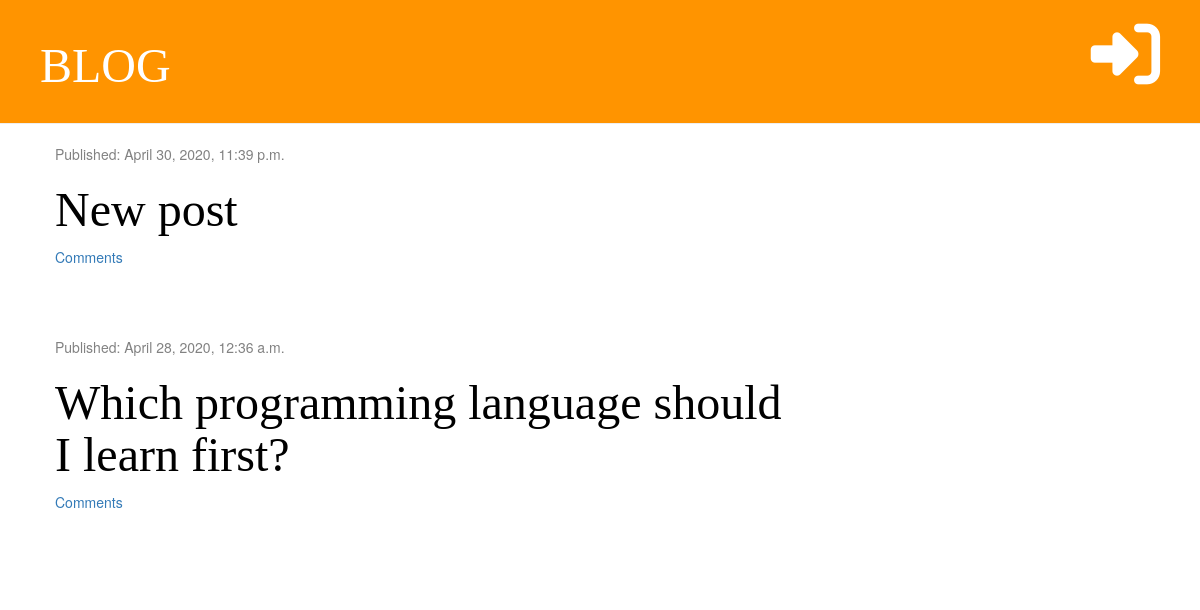
The app's page /, older data.
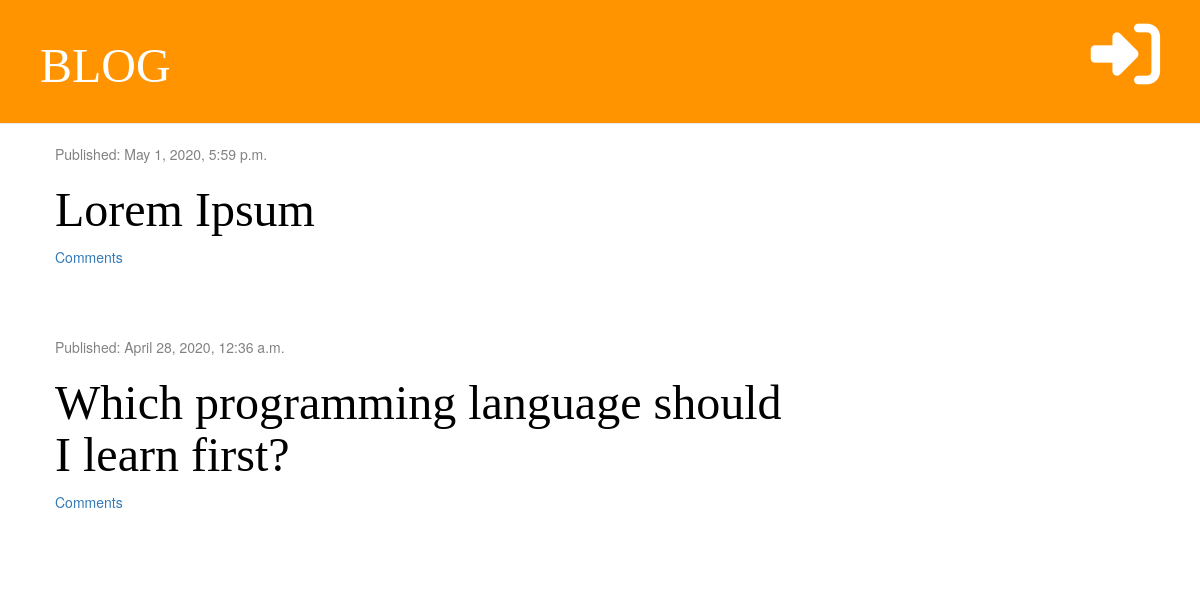
The same page, newer data.
### blog/models.py (models this page shows, shortened)
class Post(models.Model):
    author = models.ForeignKey('auth.User', on_delete=models.CASCADE)
    title = models.CharField(max_length=200)
    text = models.TextField()
    created_date = models.DateTimeField(default=timezone.now)
    published_date = models.DateTimeField(blank=True, null=True)

### blog/views.py (the view)
# urls.py: path('', views.post_list, name='post_list'),
def post_list(request):
    posts = Post.objects.filter(published_date__lte=timezone.now()).order_by('-published_date')
    stuff_for_frontend = {'posts':posts}
    return render(request, 'blog/post_list.html', stuff_for_frontend)

### blog/templatetags/markdownify.py (called while the page is built)
@register.filter
def markdown(value):
    renderer = HighlightRenderer()
    markdown = mistune.Markdown(renderer=renderer)
    return markdown(value)

### blog/Templates/blog/post_list.html (shortened to what this page needs)
{% extends 'blog/base.html' %}
{% load markdownify %}
{% block content %}
            {% for post in posts %}
                <div class="post">
                    <div class="date">
                        <p>Published: {{post.published_date}}</p>
                    </div>
                        <h1><a href="{% url 'post_detail' pk=post.pk %}">{{post.title}}</a></h1>
                        <a href="{% url 'post_detail' pk=post.pk %}">Comments {{ post.approved_comments.count }}</a>
                </div>
            {% endfor %}
{% endblock %}

Row changes from the older to the newer data that the page shows:
removed Post: published_date "April 30, 2020, 11:39 p.m.", title "New post"
added Post: published_date "May 1, 2020, 5:59 p.m.", title "Lorem Ipsum"
